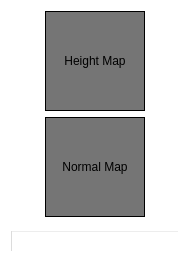
<?xml version="1.0" encoding="UTF-8"?>
<ui version="4.0">
 <class>Output</class>
 <widget class="QWidget" name="Output">
  <property name="geometry">
   <rect>
    <x>0</x>
    <y>0</y>
    <width>190</width>
    <height>263</height>
   </rect>
  </property>
  <property name="sizePolicy">
   <sizepolicy hsizetype="Preferred" vsizetype="Preferred">
    <horstretch>0</horstretch>
    <verstretch>0</verstretch>
   </sizepolicy>
  </property>
  <property name="windowTitle">
   <string>Form</string>
  </property>
  <property name="styleSheet">
   <string notr="true">QWidget { background-color: rgba(0,0,0,0); } QLabel { background-color: rgba(117, 117, 117, 255); border: 1px solid black; }</string>
  </property>
  <layout class="QVBoxLayout" name="verticalLayout">
   <item>
    <layout class="QHBoxLayout" name="horizontalLayout">
     <item>
      <spacer name="horizontalSpacer">
       <property name="orientation">
        <enum>Qt::Horizontal</enum>
       </property>
       <property name="sizeHint" stdset="0">
        <size>
         <width>40</width>
         <height>20</height>
        </size>
       </property>
      </spacer>
     </item>
     <item>
      <widget class="QLabel" name="height_label">
       <property name="sizePolicy">
        <sizepolicy hsizetype="Fixed" vsizetype="Fixed">
         <horstretch>0</horstretch>
         <verstretch>0</verstretch>
        </sizepolicy>
       </property>
       <property name="minimumSize">
        <size>
         <width>100</width>
         <height>100</height>
        </size>
       </property>
       <property name="layoutDirection">
        <enum>Qt::LeftToRight</enum>
       </property>
       <property name="text">
        <string>Height Map</string>
       </property>
       <property name="alignment">
        <set>Qt::AlignCenter</set>
       </property>
      </widget>
     </item>
     <item>
      <spacer name="horizontalSpacer_2">
       <property name="orientation">
        <enum>Qt::Horizontal</enum>
       </property>
       <property name="sizeHint" stdset="0">
        <size>
         <width>40</width>
         <height>20</height>
        </size>
       </property>
      </spacer>
     </item>
    </layout>
   </item>
   <item>
    <layout class="QHBoxLayout" name="horizontalLayout_2">
     <item>
      <spacer name="horizontalSpacer_4">
       <property name="orientation">
        <enum>Qt::Horizontal</enum>
       </property>
       <property name="sizeHint" stdset="0">
        <size>
         <width>40</width>
         <height>20</height>
        </size>
       </property>
      </spacer>
     </item>
     <item>
      <widget class="QLabel" name="normal_label">
       <property name="sizePolicy">
        <sizepolicy hsizetype="Fixed" vsizetype="Fixed">
         <horstretch>0</horstretch>
         <verstretch>0</verstretch>
        </sizepolicy>
       </property>
       <property name="minimumSize">
        <size>
         <width>100</width>
         <height>100</height>
        </size>
       </property>
       <property name="text">
        <string>Normal Map</string>
       </property>
       <property name="alignment">
        <set>Qt::AlignCenter</set>
       </property>
      </widget>
     </item>
     <item>
      <spacer name="horizontalSpacer_3">
       <property name="orientation">
        <enum>Qt::Horizontal</enum>
       </property>
       <property name="sizeHint" stdset="0">
        <size>
         <width>40</width>
         <height>20</height>
        </size>
       </property>
      </spacer>
     </item>
    </layout>
   </item>
   <item>
    <spacer name="verticalSpacer">
     <property name="orientation">
      <enum>Qt::Vertical</enum>
     </property>
     <property name="sizeHint" stdset="0">
      <size>
       <width>20</width>
       <height>40</height>
      </size>
     </property>
    </spacer>
   </item>
   <item>
    <widget class="QProgressBar" name="progress">
     <property name="enabled">
      <bool>true</bool>
     </property>
     <property name="value">
      <number>0</number>
     </property>
     <property name="textVisible">
      <bool>false</bool>
     </property>
     <property name="orientation">
      <enum>Qt::Horizontal</enum>
     </property>
     <property name="format">
      <string>%p%</string>
     </property>
    </widget>
   </item>
  </layout>
 </widget>
 <resources/>
 <connections/>
</ui>
